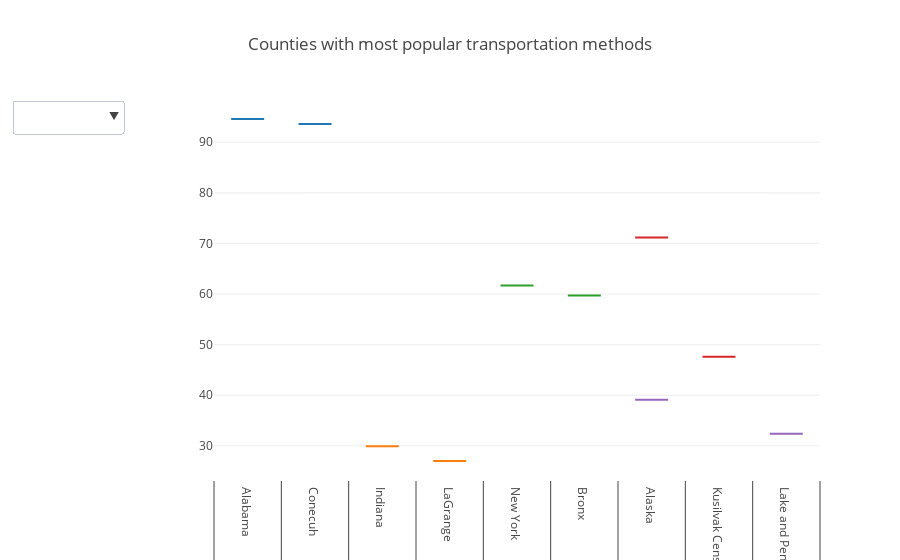

Write notebook code for a chart like this one.
### Markdown cell above
### Testing plotly - County

### Code cell
transportations = ['Drive', 'Carpool', 'Transit', 'Walk', 'OtherTransp']

datas = []
for tran in transportations:
    datas.append(county.groupby(["State", "County"])[tran].median().sort_values(ascending=False).head(10))

traces = []

for data in datas:
    traces.append(go.Box(
                            x=data.index,
                            y=data.values, 
                            showlegend=False
                        ))
buttons = []

for i, tran in enumerate(transportations):
    visibility = [i==j for j in range(len(transportations))]
    button = dict(
                 label =  tran,
                 method = 'update',
                 args = [{'visible': visibility},
                     {'title': 'Top counties for {}'.format(tran)}])
    buttons.append(button)

updatemenus = list([
    dict(active=-1,
         x=-0.15,
         buttons=buttons
    )
])

layout = dict(title='Counties with most popular transportation methods', 
              showlegend=False,
              updatemenus=updatemenus)

fig = dict(data=traces, layout=layout)

iplot(fig, filename='dropdown')

### Figure 1 — Plotly figure (JSON) as saved in the notebook; plotly's stock layout.template omitted (floating-point values rounded to 4 significant figures)
{"data": [{"showlegend": false, "type": "box", "x": [["Texas", "Kenedy"], ["Alabama", "Conecuh"], ["Virginia", "Norton city"], ["North Carolina", "Clay"], ["Puerto Rico", "Hatillo"], ["Virginia", "Covington city"], ["Georgia", "Wheeler"], ["Georgia", "Webster"], ["Puerto Rico", "Lares"], ["Puerto Rico", "Lajas"]], "y": [94.6, 93.6, 92.9, 92.9, 92.7, 92.7, 92.6, 92.3, 92.2, 91.7]}, {"showlegend": false, "type": "box", "x": [["Georgia", "Clay"], ["Indiana", "LaGrange"], ["Georgia", "Jenkins"], ["Arkansas", "Sevier"], ["Kansas", "Seward"], ["Texas", "Cochran"], ["Texas", "Jim Hogg"], ["Texas", "Roberts"], ["Ohio", "Holmes"], ["Kentucky", "Powell"]], "y": [29.9, 27, 25.3, 24.4, 23.4, 22.8, 22.6, 22.4, 21.8, 21.6]}, {"showlegend": false, "type": "box", "x": [["New York", "Kings"], ["New York", "Bronx"], ["New York", "New York"], ["New York", "Queens"], ["New Jersey", "Hudson"], ["District of Columbia", "District of Columbia"], ["California", "San Francisco"], ["Massachusetts", "Suffolk"], ["New York", "Richmond"], ["Virginia", "Arlington"]], "y": [61.7, 59.7, 59.2, 52.3, 41, 37.4, 33.1, 32.5, 29.8, 26.4]}, {"showlegend": false, "type": "box", "x": [["Alaska", "Aleutians East Borough"], ["Alaska", "Kusilvak Census Area"], ["Alaska", "Northwest Arctic Borough"], ["Alaska", "Aleutians West Census Area"], ["Hawaii", "Kalawao"], ["Alaska", "Yukon-Koyukuk Census Area"], ["Alaska", "North Slope Borough"], ["Alaska", "Skagway Municipality"], ["Alaska", "Nome Census Area"], ["Alaska", "Lake and Peninsula Borough"]], "y": [71.2, 47.6, 46.9, 42.5, 40.3, 38.1, 37.9, 37.8, 36.9, 36.2]}, {"showlegend": false, "type": "box", "x": [["Alaska", "Kusilvak Census Area"], ["Alaska", "Lake and Peninsula Borough"], ["Alaska", "Nome Census Area"], ["Alaska", "Bethel Census Area"], ["Alaska", "Northwest Arctic Borough"], ["Alaska", "Yukon-Koyukuk Census Area"], ["Colorado", "San Juan"], ["Alaska", "Dillingham Census Area"], ["Hawaii", "Kalawao"], ["Indiana", "LaGrange"]], "y": [39.1, 32.4, 22.7, 22.6, 21.2, 20.1, 19.9, 17.7, 14.9, 11.5]}], "layout": {"showlegend": false, "title": "Counties with most popular transportation methods", "updatemenus": [{"active": -1, "buttons": [{"args": [{"visible": [true, false, false, false, false]}, {"title": "Top counties for Drive"}], "label": "Drive", "method": "update"}, {"args": [{"visible": [false, true, false, false, false]}, {"title": "Top counties for Carpool"}], "label": "Carpool", "method": "update"}, {"args": [{"visible": [false, false, true, false, false]}, {"title": "Top counties for Transit"}], "label": "Transit", "method": "update"}, {"args": [{"visible": [false, false, false, true, false]}, {"title": "Top counties for Walk"}], "label": "Walk", "method": "update"}, {"args": [{"visible": [false, false, false, false, true]}, {"title": "Top counties for OtherTransp"}], "label": "OtherTransp", "method": "update"}], "x": -0.15}]}}
